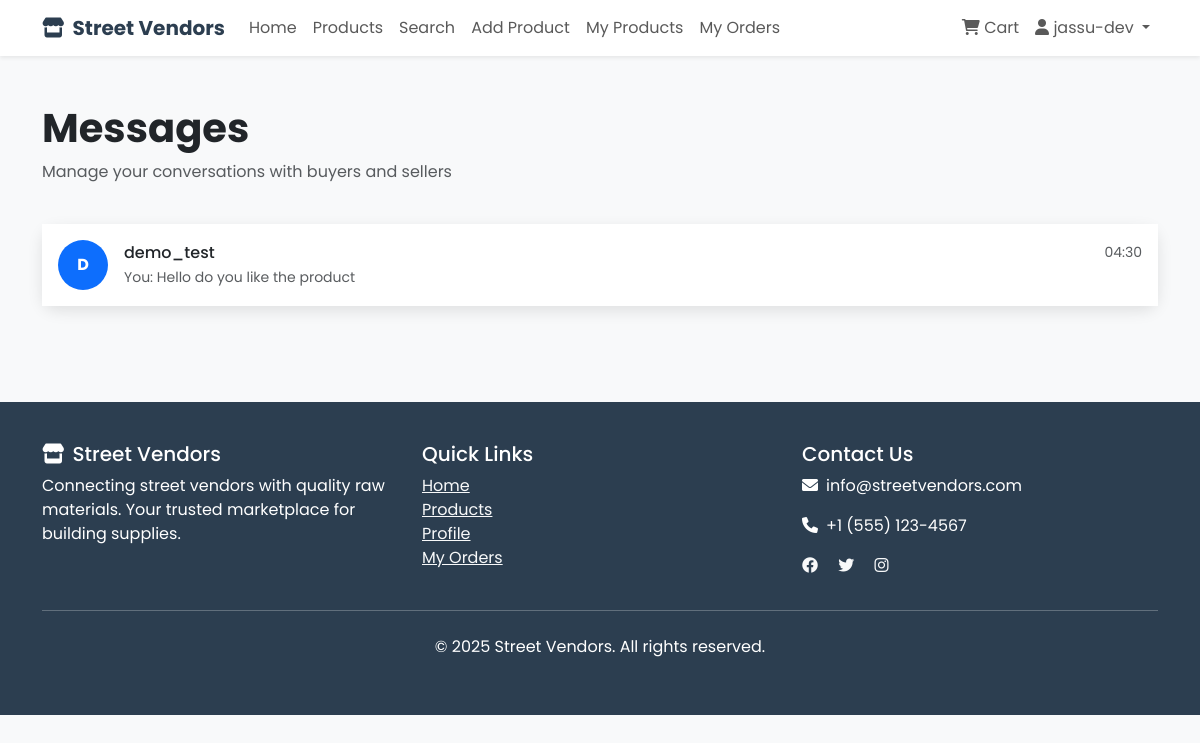
Screenshot of /messages (signed in) with the database file from the repository.
### app.py (models this page shows)
class User(db.Model):
    id = db.Column(db.Integer, primary_key=True)
    username = db.Column(db.String(80), unique=True, nullable=False)
    email = db.Column(db.String(120), unique=True, nullable=False)
    password_hash = db.Column(db.String(120), nullable=False)
    user_type = db.Column(db.String(20), nullable=False)  # 'buyer' or 'seller'
    created_at = db.Column(db.DateTime, default=datetime.utcnow)
    products = db.relationship('Product', backref='seller', lazy=True)
    orders = db.relationship('Order', backref='buyer', lazy=True)

class Message(db.Model):
    id = db.Column(db.Integer, primary_key=True)
    conversation_id = db.Column(db.Integer, db.ForeignKey('conversation.id'), nullable=False)
    sender_id = db.Column(db.Integer, db.ForeignKey('user.id'), nullable=False)
    content = db.Column(db.Text, nullable=False)
    is_read = db.Column(db.Boolean, default=False)
    created_at = db.Column(db.DateTime, default=datetime.utcnow)
    sender = db.relationship('User', backref='sent_messages')

### app.py (the view)
@app.route('/messages')
def messages():
    if 'user_id' not in session:
        flash('Please login to access messages', 'error')
        return redirect(url_for('login'))
    user_id = session['user_id']
    user = User.query.get(user_id)
    conversations = Conversation.query.filter(
        ((Conversation.user1_id == user_id) | (Conversation.user2_id == user_id))
    ).order_by(Conversation.updated_at.desc()).all()
    conversation_data = []
    for conv in conversations:
        other_user = conv.user2 if conv.user1_id == user_id else conv.user1
        last_message = Message.query.filter_by(conversation_id=conv.id).order_by(Message.created_at.desc()).first()
        unread_count = Message.query.filter_by(
            conversation_id=conv.id,
            sender_id=other_user.id,
            is_read=False
        ).count()
        conversation_data.append({
            'id': conv.id,
            'other_user': other_user,
            'last_message': last_message,
            'unread_count': unread_count
        })
    return render_template('messages.html', conversations=conversation_data, current_user=user)

### templates/messages.html (shortened to what this page needs)
{% extends "base.html" %}
{% block content %}
<div class="container py-5">
    <div class="row mb-4">
        <div class="col-12">
            <h1 class="fw-bold">Messages</h1>
            <p class="text-muted">Manage your conversations with buyers and sellers</p>
        </div>
    </div>
    <div class="row">
        <div class="col-md-12">
            <div class="card">
                <div class="card-body p-0">
                    {% if conversations %}
                        <div class="list-group list-group-flush">
                            {% for conversation in conversations %}
                                <a href="{{ url_for('view_conversation', conversation_id=conversation.id) }}" class="list-group-item list-group-item-action d-flex align-items-center p-3">
                                    <div class="position-relative me-3">
                                        <div class="bg-primary text-white rounded-circle d-flex align-items-center justify-content-center" style="width: 50px; height: 50px;">
                                            <span class="fw-bold">{{ conversation.other_user.username[0] | upper }}</span>
                                        </div>
                                    </div>
                                    <div class="flex-grow-1">
                                        <div class="d-flex justify-content-between align-items-center mb-1">
                                            <h6 class="mb-0">{{ conversation.other_user.username }}</h6>
                                            {% if conversation.last_message %}
                                                <small class="text-muted">{{ conversation.last_message.created_at.strftime('%H:%M') }}</small>
                                            {% endif %}
                                        </div>
                                        <p class="text-muted mb-0 small text-truncate" style="max-width: 250px;">
                                            {% if conversation.last_message %}
                                                {% if conversation.last_message.sender_id == current_user.id %}
                                                    <span class="text-muted">You: </span>
                                                {% endif %}
                                                {{ conversation.last_message.content }}
                                            {% else %}
                                                <span class="text-muted">No messages yet</span>
                                            {% endif %}
                                        </p>
                                    </div>
                                </a>
                            {% endfor %}
                        </div>
                    {% else %}
                        <div class="text-center py-5">
                            <i class="fas fa-comments fa-3x text-muted mb-3"></i>
                            <h5>No conversations yet</h5>
                            <p class="text-muted">Your conversations with buyers and sellers will appear here</p>
                        </div>
                    {% endif %}
                </div>
            </div>
        </div>
    </div>
</div>
{% endblock %}

### templates/base.html (shortened to what this page needs)
<!DOCTYPE html>
<html lang="en">
<head>
    <link href="https://cdn.jsdelivr.net/npm/bootstrap@5.3.0/dist/css/bootstrap.min.css" rel="stylesheet">
    <link href="https://cdnjs.cloudflare.com/ajax/libs/font-awesome/6.0.0/css/all.min.css" rel="stylesheet">
</head>
<body>
    <nav class="navbar navbar-expand-lg navbar-light bg-white shadow-sm">
        <div class="container">
            <a class="navbar-brand" href="{{ url_for('home') }}">
                <i class="fas fa-store me-2"></i>Street Vendors
            </a>
            <div class="collapse navbar-collapse" id="navbarNav">
                <ul class="navbar-nav me-auto">
                    <li class="nav-item">
                        <a class="nav-link" href="{{ url_for('home') }}">Home</a>
                    </li>
                    <li class="nav-item">
                        <a class="nav-link" href="{{ url_for('products') }}">Products</a>
                    </li>
                    <li class="nav-item">
                        <a class="nav-link" href="{{ url_for('search') }}">Search</a>
                    </li>
                    {% if session.user_id %}
                        {% if session.user_type == 'seller' %}
                            <li class="nav-item">
                                <a class="nav-link" href="{{ url_for('add_product') }}">Add Product</a>
                            </li>
                            <li class="nav-item">
                                <a class="nav-link" href="{{ url_for('my_products') }}">My Products</a>
                            </li>
                        {% endif %}
                        <li class="nav-item">
                            <a class="nav-link" href="{{ url_for('my_orders') }}">My Orders</a>
                        </li>
                    {% endif %}
                </ul>
                <ul class="navbar-nav">
                    {% if session.user_id %}
                        <li class="nav-item">
                            <a class="nav-link" href="{{ url_for('cart') }}">
                                <i class="fas fa-shopping-cart"></i> Cart
                                {% set cart_count = session.get('cart_count', 0) %}
                            </a>
                        </li>
                        <li class="nav-item dropdown">
                            <a class="nav-link dropdown-toggle" href="#" id="navbarDropdown" role="button" data-bs-toggle="dropdown">
                                <i class="fas fa-user"></i> {{ session.username }}
                            </a>
                        </li>
                    {% endif %}
                </ul>
            </div>
        </div>
    </nav>
    <main>
        {% block content %}{% endblock %}
    </main>
    <footer class="footer mt-5">
        <div class="container">
            <div class="row">
                <div class="col-md-4">
                    <h5><i class="fas fa-store me-2"></i>Street Vendors</h5>
                    <p>Connecting street vendors with quality raw materials. Your trusted marketplace for building supplies.</p>
                </div>
                <div class="col-md-4">
                    <h5>Quick Links</h5>
                    <ul class="list-unstyled">
                        <li><a href="{{ url_for('home') }}" class="text-light">Home</a></li>
                        <li><a href="{{ url_for('products') }}" class="text-light">Products</a></li>
                        {% if not session.user_id %}
                            <li><a href="{{ url_for('register') }}" class="text-light">Register</a></li>
                            <li><a href="{{ url_for('login') }}" class="text-light">Login</a></li>
                        {% else %}
                            <li><a href="{{ url_for('profile') }}" class="text-light">Profile</a></li>
                            <li><a href="{{ url_for('my_orders') }}" class="text-light">My Orders</a></li>
                        {% endif %}
                    </ul>
                </div>
                <div class="col-md-4">
                    <h5>Contact Us</h5>
                    <p><i class="fas fa-envelope me-2"></i>info@streetvendors.com</p>
                    <p><i class="fas fa-phone me-2"></i>+1 (555) 123-4567</p>
                    <div class="social-links">
                        <a href="#" class="text-light me-3"><i class="fab fa-facebook"></i></a>
                        <a href="#" class="text-light me-3"><i class="fab fa-twitter"></i></a>
                        <a href="#" class="text-light me-3"><i class="fab fa-instagram"></i></a>
                    </div>
                </div>
            </div>
            <hr class="my-4">
            <div class="text-center">
                <p>&copy; 2025 Street Vendors. All rights reserved.</p>
            </div>
        </div>
    </footer>
</body>
</html>

### templates/base.html (style rules this page uses)
body { font-family: 'Poppins', sans-serif; background-color: #f8f9fa; }
.navbar-brand { font-weight: 700; color: #2c3e50 !important; }
.card { border: none; border-radius: 15px; box-shadow: 0 5px 15px rgba(0,0,0,0.1); transition: transform 0.3s ease; }
.footer { background: #2c3e50; color: white; padding: 40px 0; }

### rows the page displays
User: username "jassu-dev"
User: other_user "D", other_user.username "demo_test"
Message: last_message.created_at "04:30", last_message.content "Hello do you like the product"
